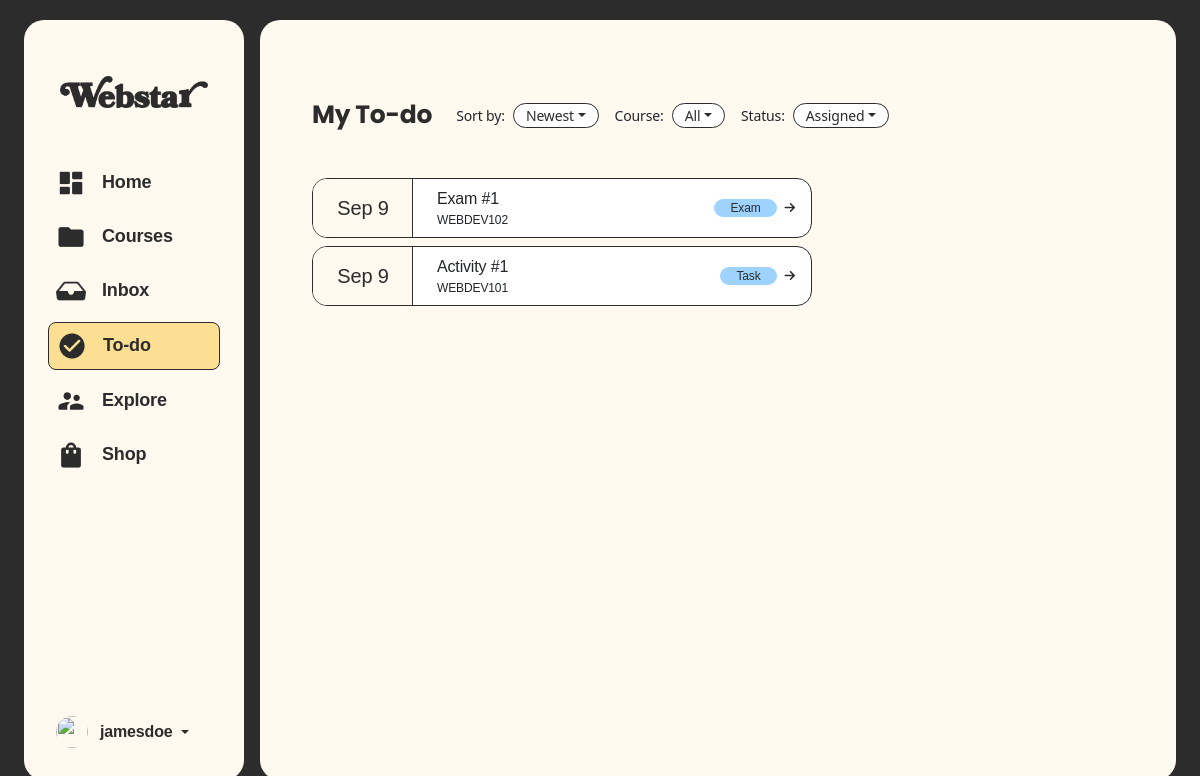
/todo.php, run on the app's committed database.
### tables this page shows
CREATE TABLE `assessments` (
  `assessmentID` int(11) NOT NULL,
  `courseID` int(11) NOT NULL,
  `title` varchar(100) NOT NULL,
  `type` enum('Task','Exam') DEFAULT 'Task',
  `deadline` date NOT NULL,
  `createdAt` datetime DEFAULT current_timestamp()
);

CREATE TABLE `courses` (
  `courseID` int(11) NOT NULL,
  `userID` int(11) NOT NULL,
  `courseCode` varchar(50) NOT NULL,
  `courseTitle` varchar(255) NOT NULL,
  `courseImage` varchar(255) NOT NULL,
  `yearSection` varchar(50) NOT NULL,
  `schedule` varchar(255) NOT NULL,
  `code` varchar(20) NOT NULL
);

### shared/assets/database/connect.php (called while the page is built, shortened)
<?php
  function executeQuery($query){
    $conn = $GLOBALS['conn'];
    return mysqli_query($conn, $query);
  }
?>

### todo.php (the view, shortened to what this page needs)
<?php $activePage = 'todo';
include('shared/assets/database/connect.php');
$userID = '2';
$selectAssessmentQuery = "SELECT
    assessments.*,
    assessments.title AS assessmentTitle,
    todo.*,
    todo.title AS todoTitle,
    courses.courseCode,
    DATE_FORMAT(assessments.deadline, '%b %e') AS assessmentDeadline
    FROM assessments
    INNER JOIN courses
        ON assessments.courseID = courses.courseID
    INNER JOIN enrollments
        ON courses.courseID = enrollments.courseID
    INNER JOIN todo
    	ON assessments.assessmentID = todo.assessmentID
    WHERE todo.userID = '$userID' AND todo.status = 'Pending'
    ORDER BY todo.assessmentID DESC
";
$selectAssessmentResult = executeQuery($selectAssessmentQuery);
?>
<!doctype html>
<html lang="en">
<head>
    <link href="https://cdn.jsdelivr.net/npm/bootstrap@5.3.6/dist/css/bootstrap.min.css" rel="stylesheet"
>
    <link rel="stylesheet" href="https://cdn.jsdelivr.net/npm/bootstrap-icons@1.13.1/font/bootstrap-icons.min.css">
    <link rel="stylesheet" href="shared/assets/css/global-styles.css">
    <link rel="stylesheet" href="shared/assets/css/sidebar-and-container-styles.css">
    <link href="https://cdnjs.cloudflare.com/ajax/libs/font-awesome/6.5.0/css/all.min.css" rel="stylesheet">
</head>
<body>
    <div class="container-fluid min-vh-100 d-flex justify-content-center align-items-center p-0 p-md-3"
        style="background-color: var(--black);">
        <div class="row w-100">
            <?php include 'shared/components/sidebar-for-desktop.php'; ?>
            <div class="col main-container m-0 p-0 mx-0 mx-md-2 p-0 p-md-4 overflow-y-auto">
                <div class="card border-0 px-3 pt-3 m-0 h-100 w-100 rounded-0 shadow-none"
                    style="background-color: transparent;">
                    <div class="container-fluid py-3 overflow-y-auto">
                        <div class="row">
                            <div class="col-12">
                                <div class="row align-items-center mb-5 text-center text-lg-start">
                                    <div class="col-12 col-lg-auto mb-3 mb-lg-0">
                                        <h1 class="text-bold text-25 mb-0 mt-4" style="color: var(--black);">My To-do
                                        </h1>
                                    </div>
                                    <div class="col-12 col-lg-auto mt-4">
                                        <div class="row g-3 justify-content-center justify-content-lg-start">
                                            <div class="col-6 col-md-auto">
                                                <div class="d-flex align-items-center flex-nowrap">
                                                    <span class="dropdown-label me-2">Sort by:</span>
                                                    <button class="btn dropdown-toggle dropdown-custom" type="button"
                                                        data-bs-toggle="dropdown" aria-expanded="false">
                                                        <span>Newest</span>
                                                    </button>
                                                </div>
                                            </div>
                                            <div class="col-6 col-md-auto">
                                                <div class="d-flex align-items-center flex-nowrap">
                                                    <span class="dropdown-label me-2">Course:</span>
                                                    <button class="btn dropdown-toggle dropdown-custom" type="button"
                                                        data-bs-toggle="dropdown" aria-expanded="false">
                                                        <span>All</span>
                                                    </button>
                                                </div>
                                            </div>
                                            <div class="col-6 col-md-auto mx-auto">
                                                <div class="d-flex align-items-center flex-nowrap">
                                                    <span class="dropdown-label me-2">Status:</span>
                                                    <button class="btn dropdown-toggle dropdown-custom" type="button"
                                                        data-bs-toggle="dropdown" aria-expanded="false">
                                                        <span>Assigned</span>
                                                    </button>
                                                </div>
                                            </div>
                                        </div>
                                    </div>
                                </div>
                                <div class="row mb-0 mt-3">
                                    <div class="col-12 col-md-10">
                                        <?php
                                        if (mysqli_num_rows($selectAssessmentResult) > 0) {
                                            while ($todo = mysqli_fetch_assoc($selectAssessmentResult)) {
                                        ?>
                                                <div class="todo-card d-flex align-items-stretch mb-2">
                                                    <div
                                                        class="date d-flex align-items-center justify-content-center text-sbold text-20">
                                                        <?php echo $todo['assessmentDeadline']; ?>
                                                    </div>
                                                    <div class="d-flex flex-grow-1 flex-wrap justify-content-between p-2 w-100">
                                                        <div class="px-3 py-0">
                                                            <div class="text-sbold text-16">
                                                                <?php echo $todo['assessmentTitle']; ?>
                                                            </div>
                                                            <div class="text-reg text-12">
                                                                <?php echo $todo['courseCode']; ?>
                                                            </div>
                                                        </div>
                                                        <div class="d-flex align-items-center gap-2 ms-auto">
                                                            <span
                                                                class="course-badge rounded-pill px-3 text-reg text-12 d-none d-md-inline"><?php echo $todo['type']; ?></span>
                                                            <i class="fa-solid fa-arrow-right text-reg text-12 pe-2"
                                                                style="color: var(--black);"></i>
                                                        </div>
                                                    </div>
                                                </div>
                                        <?php
                                            }
                                        }
                                        ?>
                                    </div>
                                </div>
                            </div>
                        </div>
                    </div>
                </div>
            </div>
        </div>
    </div>
</body>
</html>

### shared/assets/css/global-styles.css (style rules this page uses)
:root { --primaryColor: #FDDF94; --highlight75: #6EBEFF; --highlight50: #9ED3FF; --highlight25: #CFE9FF; --highlight15: #c8ecc1; --dirtyWhite: #FFF9F0; --pureWhite: #FFFFFF; --darkgreen: #5b6558; --black: #2C2C2C; --Regular: 'Regular'; --Medium: 'Medium'; --Bold: 'Bold'; --SemiBold: 'SemiBold'; --Black: 'Black'; }
.text-reg { font-family: 'Regular', sans-serif; letter-spacing: -0.01em; }
.text-bold { font-family: 'Bold', sans-serif; letter-spacing: -0.01em; }
.text-sbold { font-family: 'SemiBold', sans-serif; letter-spacing: -0.01em; }
.text-12 { font-size: 12px; }
.text-16 { font-size: 16px; }
.text-20 { font-size: 20px; }
.text-25 { font-size: 25px; }
.course-badge { background-color: var(--highlight50); color: var(--black); }
.dropdown-custom { min-width: auto; height: 25px; border: 1px solid var(--black); border-radius: 25px; background-color: var(--pureWhite); color: var(--black); padding: 0 12px; font-size: 14px; letter-spacing: -0.01em; display: flex; align-items: center; justify-content: center; transition: all 0.2s ease; cursor: pointer; }
.dropdown-label { letter-spacing: -0.01em; font-size: 14px; white-space: nowrap; }
.todo-card { background-color: var(--pureWhite); border-radius: 15px; border: 1px solid var(--black); overflow: hidden; max-width: 500px; }
.date { background-color: var(--dirtyWhite); color: var(--black); position: relative; text-align: center; min-width: 100px; flex-shrink: 1; font-size: 20px; }
.date::after { content: ""; border-right: 1px solid var(--black); position: absolute; top: 0; bottom: 0; right: 0; }

### shared/assets/css/sidebar-and-container-styles.css (style rules this page uses)
body { background-color: white; }
html, body { height: 100%; margin: 0; padding: 0; }
.main-container { background-color: var(--dirtyWhite); border-radius: 0px; height: 100vh; }
@media (min-width: 768px) { body { background-color: var(--black); } }
@media (min-width: 768px) { .main-container { border-radius: 20px; height: 95vh; } }

### data on the page
assessments: assessmentDeadline "Sep 9", title "Exam #1", courseID.courseCode "WEBDEV102", type "Exam"
assessments: assessmentDeadline "Sep 9", title "Activity #1", courseID.courseCode "WEBDEV101", type "Task"
